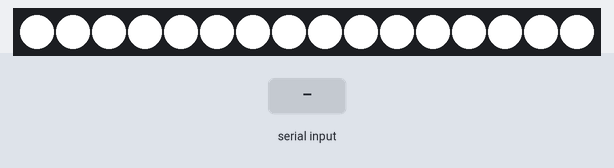
Simulated run of this sketch. Board: ESP32. On the bench: 16 RGB LEDs in strip order, left to right. The inputs (shaded band) are chosen by the test bench. Dim RGB values are drawn brighter than linear; what the sketch prints to the serial monitor is not drawn.

Above: at 0.1 s.
At 0.6 s:
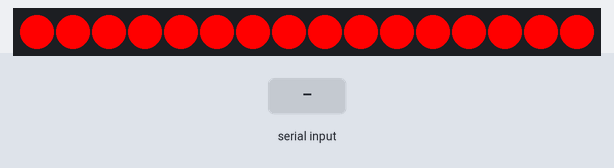
At 7.6 s:
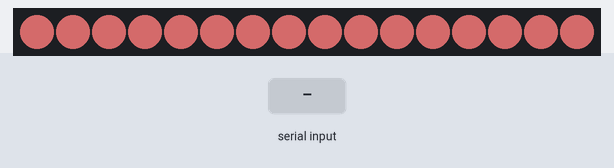
11.3 s: "BLUB1234\n" received over Serial
13.8 s: "@\n" received over Serial
16.3 s: "#\n" received over Serial
Timing chart, 0 to 19.3 s (numbered marks = the images above; inputs shaded):
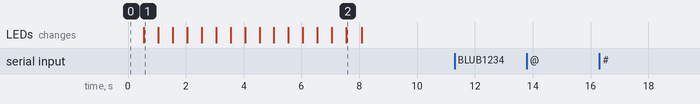

Measured:
- after the input at 11.3 s, every drawn part: stays the same
- after the input at 13.8 s, every drawn part: stays the same
- after the input at 16.3 s, every drawn part: stays the same
- what the display in image 1 shows lasts 0.5 s, from 0.5 s to 1.0 s

The sketch:

ESPWifiControlRGBLed_V2.ino
```cpp
#include "Pinset.h"
#include <WiFi.h>
// WiFiClient client ;


// Set web server port number to 80
WiFiServer server(8080);
// NeoPixel Ring simple sketch (c) 2013 Shae Erisson
// released under the GPLv3 license to match the rest of the AdaFruit NeoPixel library
#include <Adafruit_NeoPixel.h>

// Which pin on the Arduino is connected to the NeoPixels?


// How many NeoPixels are attached to the Arduino?


Adafruit_NeoPixel pixels = Adafruit_NeoPixel(NUMPIXELS, WSPIN, NEO_GRB + NEO_KHZ800);


void setup() {
  // put your setup code here, to run once:
     initAll() ;
        Serial.print("Setting AP (Access Point)…");
  // Remove the password parameter, if you want the AP (Access Point) to be open
  WiFi.softAP(APid, APpwd);

  IPAddress IP = WiFi.softAPIP();
  Serial.print("\n\nAP IP address: ");
  Serial.println(IP);
        server.begin();
  // client = server.available();
    delay(initDelayTime) ;   //wait 2 seconds
     DebugMsgln("Waiting for Wifi APPs Connection") ;
}


void loop()
{

 // WiFiClient client = server.available();
      Serial.println("Waiting for Connecting") ;
   readok = false ;
  // put your main code here, to run repeatedly:
  if (Serial.available() >0)
  {
    ReadStr = Serial.readStringUntil(0x23) ;    // read char #
     //  Serial.read() ;
      DebugMsg("ReadString is :(") ;
       DebugMsg(ReadStr) ;
       DebugMsg(")\n") ;
        if (DecodeString(ReadStr,&RedValue,&GreenValue,&BlueValue) )
           {
            DebugMsgln("Change RGB Led Color") ;
            ChangeBulbColor(RedValue,GreenValue,BlueValue) ;
           }
  }
  //------------------
 // if (server.available()>0)
 //   {
  WiFiClient client  = server.available() ;
      if (client)
      {
        Serial.println("Now Someone Access WebServer");

        Serial.println("new client");
        // an http request ends with a blank line
        //boolean currentLineIsBlank = true;
        while (client.connected())
          {
        //    Serial.print("client connected  in while");
       //       Serial.println(millis());
              if (client.available())
              {
                //  Serial.println("something readrable");
                c = client.read();
                Serial.print(c) ;
                // give the web browser time to receive the data
                if (c == '@')
                {
                          Serial.println("read head happen");
                      ReadStr = ""  ;
                      strtime =   millis() ;
                      count = 0 ;
                        while(true)     // for enter read string
                        {

                          if (client.available())
                               {
                                    c = client.read();
                                     Serial.print(c) ;

                                      if (c == '#')
                                          {
                                            readok = true ;
                                            count ++ ;
                                            break ;
                                          }   //  read ending  symbol
                                          else
                                          {
                                            ReadStr.concat(c) ;
                                     //       Serial.println(ReadStr) ;
                                            count ++ ;
                                          }
                               }    //end of client.available()
                                    Serial.print("Time Consume:") ;
                                    Serial.println(millis() - strtime) ;
                                     if ((millis() - strtime ) > MaxReceiveWaitTime)
                                        {
                                                  Serial.println("waiting too long ");
                                            readok = false ;
                                            break ;
                                        }     //judge too long time to waiting
                                    if (count > MaxReceiveCharCount)
                                        {
                                                  Serial.println("Read Chars too many");
                                            readok = false ;
                                            break ;
                                        }   //judge read too more char

                        }   //end of read command string (FROM BEGIN @ AS WHILE)


                }   //(c == '@')  judge read starting symbol

              }   //(client.available())  some data incoming

            // close the connection:
            if (readok)
                {
                  Serial.print("read string :");
                  Serial.println(ReadStr) ;
                    if (WifiDecodeString(ReadStr,&RedValue,&GreenValue,&BlueValue) )
                     {
                          DebugMsgln("Change RGB Led Color") ;
                          ChangeBulbColor(RedValue,GreenValue,BlueValue) ;
                     }    // end of if (WifiDecodeString(ReadStr,&RedValue,&GreenValue,&BlueValue) )
                  readok = false ;
                  ReadStr = "" ;
                }   // end of if (readok)
            Serial.println("Wait for Command");
        }   //end of while (client.connected())
        Serial.print("Client Disconnected");
       // free(client) ;
       // Serial.print("Client Status:(");
      //  Serial.print(client.status());
      //  Serial.print(")\n\n");

          //  return ;
          Serial.println("Waiting for Receiving") ;
      }   //  end of  if (client)


 //   } // end of   if (server.available()>0)

  //------------------------------------------

}

void ChangeBulbColor(int r,int g,int b)
{
      // For a set of NeoPixels the first NeoPixel is 0, second is 1, all the way up to the count of pixels minus one.
   for(int i=0;i<NUMPIXELS;i++)
   {
        // pixels.Color takes RGB values, from 0,0,0 up to 255,255,255
        pixels.setPixelColor(i, pixels.Color(r,g,b)); // Moderately bright green color.

       // delay(delayval); // Delay for a period of time (in milliseconds).
    }
      pixels.show(); // This sends the updated pixel color to the hardware.
}
boolean WifiDecodeString(String INPStr, byte *r, byte *g , byte *b)
{
                    Serial.print("check string:(") ;
                    Serial.print(INPStr) ;
                         Serial.print(")\n") ;

      int i = 0 ;
      int strsize = INPStr.length();

                      *r = byte(INPStr.substring(i,i+3).toInt()) ;
                      *g = byte(INPStr.substring(i+3,i+3+3).toInt() ) ;
                      *b = byte(INPStr.substring(i+3+3,i+3+3+3).toInt() ) ;
                       Serial.print("convert into :(") ;
                        Serial.print(*r) ;
                         Serial.print("/") ;
                        Serial.print(*g) ;
                         Serial.print("/") ;
                        Serial.print(*b) ;
                         Serial.print(")\n") ;
                       return true ;

}
boolean DecodeString(String INPStr, byte *r, byte *g , byte *b)
{
                    Serial.print("check string:(") ;
                    Serial.print(INPStr) ;
                         Serial.print(")\n") ;

      int i = 0 ;
      int strsize = INPStr.length();
      for(i = 0 ; i <strsize ;i++)
          {
                    Serial.print(i) ;
                    Serial.print(":(") ;
                         Serial.print(INPStr.substring(i,i+1)) ;
                    Serial.print(")\n") ;

              if (INPStr.substring(i,i+1) == "@")
                  {
                    Serial.print("find @ at :(") ;
                    Serial.print(i) ;
                         Serial.print("/") ;
                              Serial.print(strsize-i-1) ;
                         Serial.print("/") ;
                              Serial.print(INPStr.substring(i+1,strsize)) ;
                    Serial.print(")\n") ;
                      *r = byte(INPStr.substring(i+1,i+1+3).toInt()) ;
                      *g = byte(INPStr.substring(i+1+3,i+1+3+3).toInt() ) ;
                      *b = byte(INPStr.substring(i+1+3+3,i+1+3+3+3).toInt() ) ;
                       Serial.print("convert into :(") ;
                        Serial.print(*r) ;
                         Serial.print("/") ;
                        Serial.print(*g) ;
                         Serial.print("/") ;
                        Serial.print(*b) ;
                         Serial.print(")\n") ;

                      return true ;
                  }
          }
    return false ;

}
void CheckLed()
{
     for(int i = 0 ; i <16; i++)
        {
              ChangeBulbColor(CheckColor[i][0],CheckColor[i][1],CheckColor[i][2]) ;
              delay(CheckColorDelayTime) ;
        }
}
void DebugMsg(String msg)
{
    if (_Debug != 0)
        {
          Serial.print(msg) ;
        }

}
void DebugMsgln(String msg)
{
    if (_Debug != 0)
        {
          Serial.println(msg) ;
        }

}

void initAll()
{

    Serial.begin(9600);
     Serial2.begin(9600, SERIAL_8N1, RXD2, TXD2);
  Serial.println("System Start") ;
    //-------------------
    MacData = GetMacAddress() ;
    ChangeAPName() ;


    pixels.begin();
  pixels.setBrightness(255);  // Lower brightness and save eyeballs!
  pixels.show(); // Initialize all pixels to 'off'


    DebugMsgln("Program Start Here") ;
      pixels.begin(); // This initializes the NeoPixel library.
      DebugMsgln("init LED") ;
    ChangeBulbColor(RedValue,GreenValue,BlueValue) ;
      DebugMsgln("Turn off LED") ;
      if (TestLed ==  1)
          {
               CheckLed() ;
                 DebugMsgln("Check LED") ;
                  ChangeBulbColor(RedValue,GreenValue,BlueValue) ;
                  DebugMsgln("Turn off LED") ;
          }


      DebugMsgln("Clear Buffer") ;


}

String GetMacAddress() {
  // the MAC address of your WiFi shield
  String Tmp = "" ;
  byte mac[6];

  // print your MAC address:
  WiFi.macAddress(mac);
  for (int i=0; i<6; i++)
    {
        Tmp.concat(print2HEX(mac[i])) ;
    }
    Tmp.toUpperCase() ;
  return Tmp ;
}


String  print2HEX(int number) {
  String ttt ;
  if (number >= 0 && number < 16)
  {
    ttt = String("0") + String(number,HEX);
  }
  else
  {
      ttt = String(number,HEX);
  }
  return ttt ;
}


void ChangeAPName()
{

  Serial.print("Inner Changeapname:(") ;
  Serial.print(NewAPname) ;
  Serial.print("/") ;
  NewAPname.concat(MacData.substring(6,12)) ;
  Serial.print(NewAPname) ;
  Serial.print("/") ;
  strcpy(&APid[0],&NewAPname[0]) ;
  Serial.print(APid) ;
  Serial.print("\n") ;

}
```

Pinset.h
```cpp
#define _Debug 1
#define TestLed 1
#include <String.h>
#define WSPIN            4
#define NUMPIXELS      16
#define RXD2 16
#define TXD2 17
long strtime ;
String connectstr ;
String MacData ;
// Replace with your network credentials
//char* APid[13] = "BLUB1234" ;
char APid[16] ;
char* APpwd = "12345678";
byte RedValue = 0, GreenValue = 0, BlueValue = 0;
String NewAPname ="BLUB" ;
String ReadStr = "      " ;
int delayval = 500; // delay for half a second
boolean readok = false ;
char c ;
int count ;
#define CheckColorDelayTime 200
#define initDelayTime 2000
#define CommandDelay 100

#define MaxReceiveWaitTime 3000
#define MaxReceiveCharCount 30
#define CheckColorDelayTime 500
#define initDelayTime 2000
#define CommandDelay 100

int CheckColor[][3] = {
                          {255 , 255,255} ,
                          {255 , 0,0} ,
                          {0 , 255,0} ,
                          {0 , 0,255} ,
                          {255 , 128,64} ,
                          {255 , 255,0} ,
                          {0 , 255,255} ,
                          {255 , 0,255} ,
                          {255 , 255,255} ,
                          {255 , 128,0} ,
                          {255 , 128,128} ,
                          {128 , 255,255} ,
                          {128 , 128,192} ,
                          {0 , 128,255} ,
                          {255 , 0,128} ,
                          {128 , 64,64} ,
                          {0 , 0,0} } ;
```
